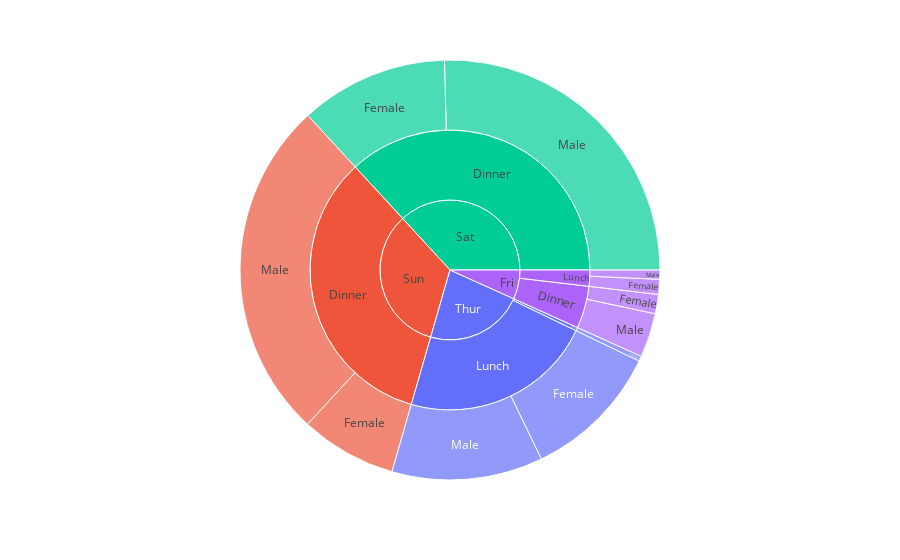

The code cell stored with this chart in its notebook:
### Code cell
import plotly.express as px
df = px.data.tips()
print(df)
fig = px.sunburst(df, path=['day', 'time', 'sex'], values='total_bill', color='day')
fig.show()

### Figure 1 — Plotly figure (JSON) as saved in the notebook; plotly's stock layout.template omitted (floating-point values rounded to 4 significant figures)
{"data": [{"branchvalues": "total", "customdata": [["Thur"], ["Sun"], ["Sat"], ["Fri"], ["Thur"], ["Fri"], ["Thur"], ["Sun"], ["Sat"], ["Fri"], ["Fri"], ["Sun"], ["Sat"], ["Fri"], ["Thur"], ["Fri"], ["Thur"], ["Sun"], ["Sat"], ["Fri"], ["Thur"]], "domain": {"x": [0, 1], "y": [0, 1]}, "hovertemplate": "labels=%{label}<br>total_bill=%{value}<br>parent=%{parent}<br>id=%{id}<br>day=%{customdata[0]}<extra></extra>", "ids": ["Thur", "Sun", "Sat", "Fri", "Thur/Lunch", "Fri/Lunch", "Thur/Dinner", "Sun/Dinner", "Sat/Dinner", "Fri/Dinner", "Fri/Dinner/Female", "Sun/Dinner/Male", "Sat/Dinner/Male", "Fri/Dinner/Male", "Thur/Lunch/Female", "Fri/Lunch/Female", "Thur/Dinner/Female", "Sun/Dinner/Female", "Sat/Dinner/Female", "Fri/Lunch/Male", "Thur/Lunch/Male"], "labels": ["Thur", "Sun", "Sat", "Fri", "Lunch", "Lunch", "Dinner", "Dinner", "Dinner", "Dinner", "Female", "Male", "Male", "Male", "Female", "Female", "Female", "Female", "Female", "Male", "Male"], "marker": {"colors": ["#636efa", "#EF553B", "#00cc96", "#ab63fa", "#636efa", "#ab63fa", "#636efa", "#EF553B", "#00cc96", "#ab63fa", "#ab63fa", "#EF553B", "#00cc96", "#ab63fa", "#636efa", "#ab63fa", "#636efa", "#EF553B", "#00cc96", "#ab63fa", "#636efa"]}, "name": "", "parents": ["", "", "", "", "Thur", "Fri", "Thur", "Sun", "Sat", "Fri", "Fri/Dinner", "Sun/Dinner", "Sat/Dinner", "Fri/Dinner", "Thur/Lunch", "Fri/Lunch", "Thur/Dinner", "Sun/Dinner", "Sat/Dinner", "Fri/Lunch", "Thur/Lunch"], "type": "sunburst", "values": [1096.0, 1627.0, 1778.0, 325.9, 1078.0, 89.92, 18.78, 1627.0, 1778.0, 236.0, 71.55, 1269.0, 1227.0, 164.4, 516.1, 55.76, 18.78, 357.7, 551.0, 34.16, 561.4]}], "layout": {"legend": {"tracegroupgap": 0}, "margin": {"t": 60}}}
